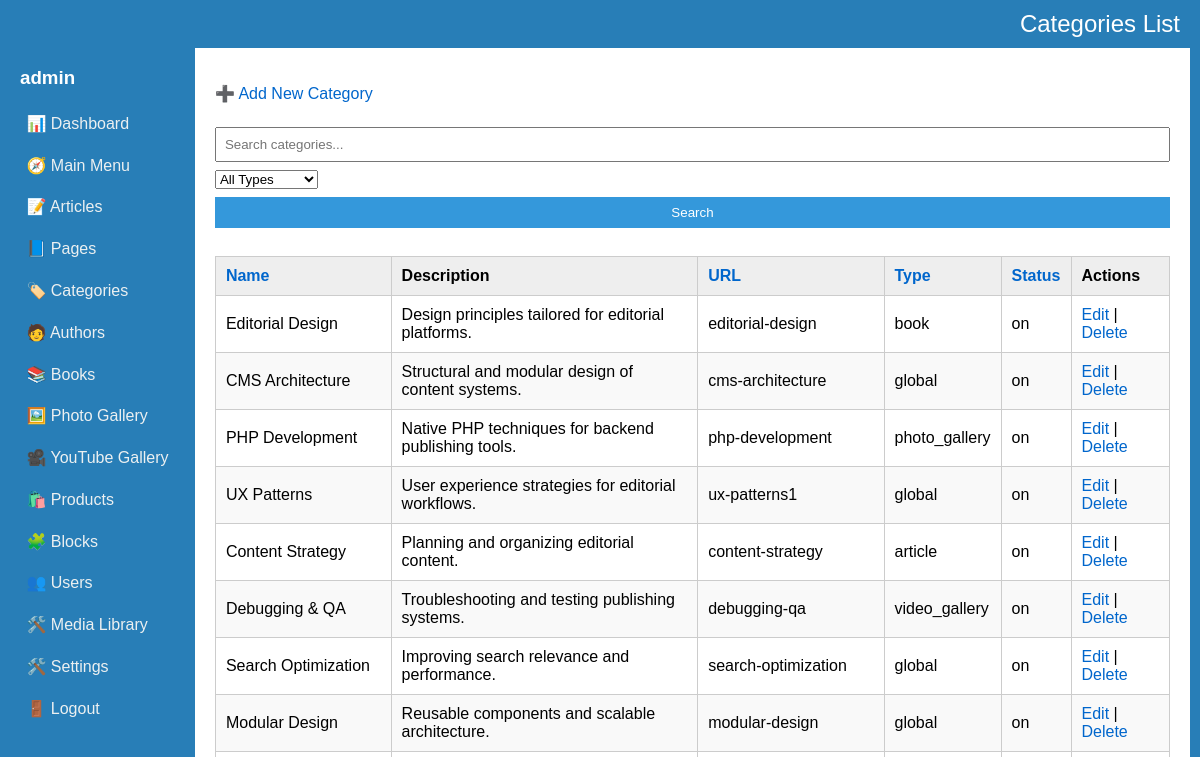
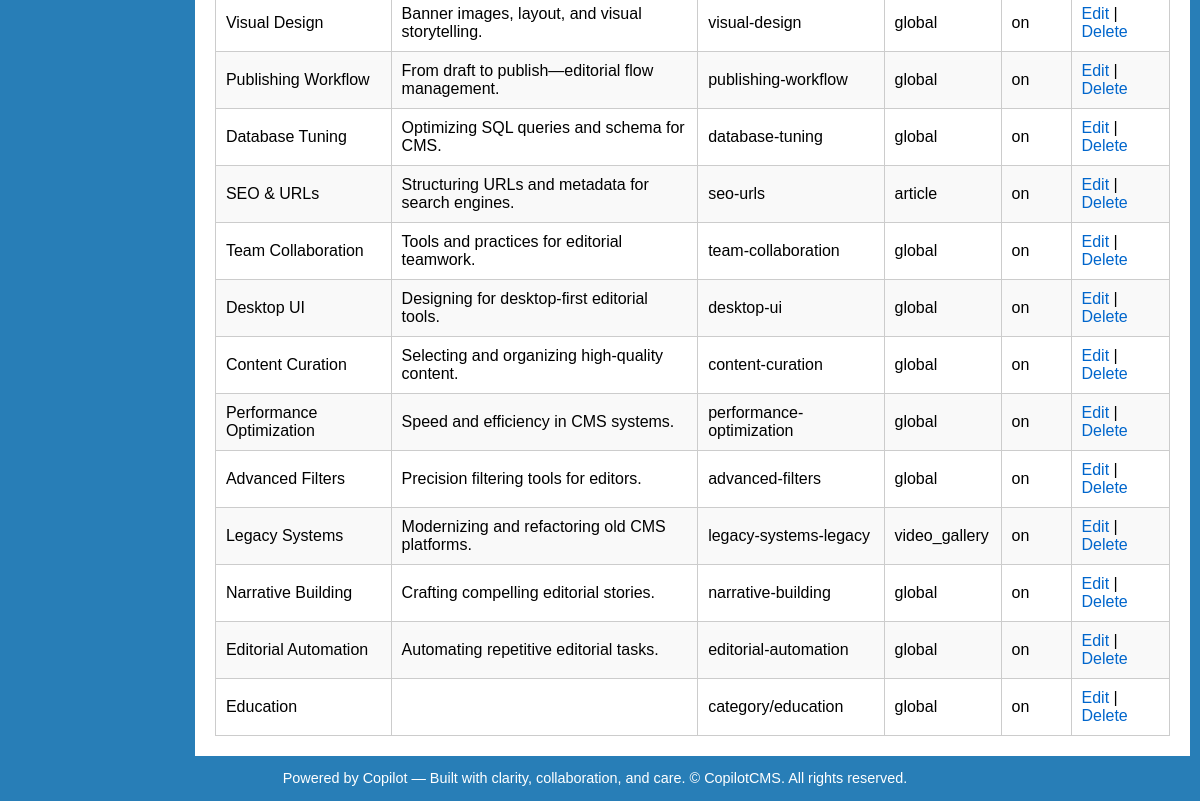
/admin/categories/list.php (signed in), run on an earlier commit of the app's database (2 pictures, top to bottom).
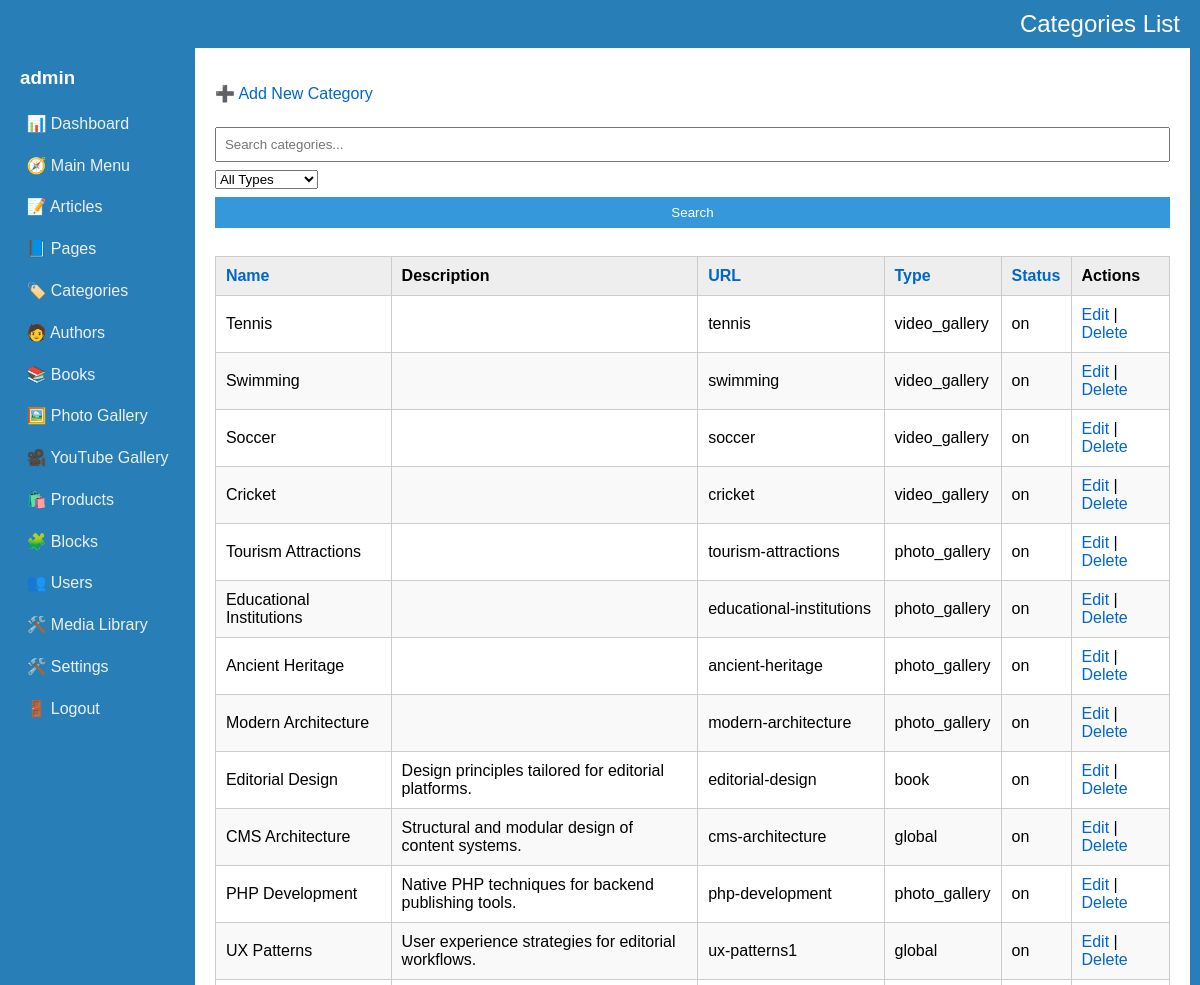
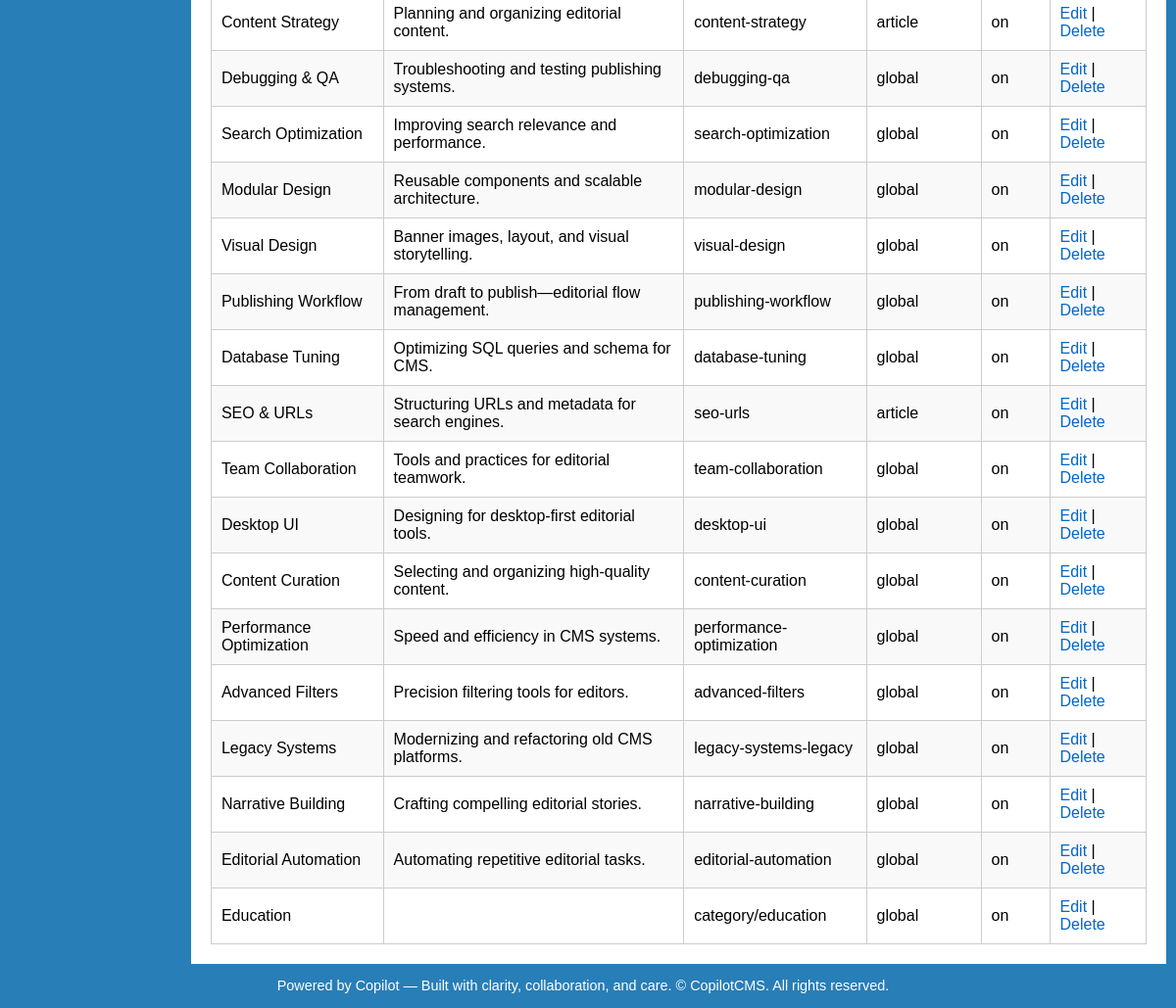
And on a later commit of the database (2 pictures, top to bottom).
### tables this page shows
CREATE TABLE IF NOT EXISTS `categories` (
  `key_categories` int(10) UNSIGNED NOT NULL AUTO_INCREMENT,
  `key_media_banner` int(10) UNSIGNED NOT NULL DEFAULT '0',
  `name` varchar(200) NOT NULL DEFAULT '',
  `description` varchar(1000) NOT NULL DEFAULT '',
  `url` varchar(200) NOT NULL DEFAULT '',
  `sort` smallint(6) NOT NULL DEFAULT '0',
  `status` varchar(3) NOT NULL DEFAULT '',
  `entry_date_time` timestamp NOT NULL DEFAULT CURRENT_TIMESTAMP,
  `category_type` enum('article','book','photo_gallery','video_gallery','global') NOT NULL DEFAULT 'global',
  PRIMARY KEY (`key_categories`)
);

### admin/categories/list.php (the view, shortened to what this page needs)
<?php
include '../db.php';
include '../layout.php';
?>
<p><a href="#" onclick="openModal()">➕ Add New Category</a></p>
<form method="get">
	<input type="text" name="q" placeholder="Search categories..." value="<?= htmlspecialchars($_GET['q'] ?? '') ?>">
	<select name="type" onchange="this.form.submit()">
		<option value="">All Types</option>
	</select>
	<input type="submit" value="Search">
</form>
<table>
  <thead>
    <tr>
      <th><?= sortLink('Name', 'name', $_GET['sort'] ?? '', $_GET['dir'] ?? '') ?></th>
      <th>Description</th>
      <th><?= sortLink('URL', 'url', $_GET['sort'] ?? '', $_GET['dir'] ?? '') ?></th>
	  <th><?= sortLink('Type', 'category_type', $_GET['sort'] ?? '', $_GET['dir'] ?? '') ?></th>
      <th><?= sortLink('Status', 'status', $_GET['sort'] ?? '', $_GET['dir'] ?? '') ?></th>
      <th>Actions</th>
    </tr>
  </thead>
  <tbody>
    <?php
	$sort = $_GET['sort'] ?? 'entry_date_time';
	$dir = $_GET['dir'] ?? 'desc';
	$allowedSorts = ['name', 'url', 'status', 'category_type'];
	if (!in_array($sort, $allowedSorts)) $sort = 'entry_date_time';
	$sql = "SELECT * FROM categories";
	$sql .= " ORDER BY $sort $dir";
    $result = $conn->query($sql);
    while ($row = $result->fetch_assoc()) {
      echo "<tr>
        <td>{$row['name']}</td>
        <td>{$row['description']}</td>
        <td>{$row['url']}</td>
		<td>{$row['category_type']}</td>
        <td>{$row['status']}</td>
        <td>
          <a href='#' onclick='editItem({$row['key_categories']}, \"get_category.php\", [\"name\",\"description\",\"url\",\"sort\",\"status\"]); return false;'>Edit</a> |
          <a href='delete.php?id={$row['key_categories']}' onclick='return confirm(\"Delete this category?\")'>Delete</a>
        </td>
      </tr>";
    }
    ?>
  </tbody>
</table>

What changed in the data, as far as the page shows it:
added categories: name "Tennis", url "tennis", category_type "video_gallery", status "on"
added categories: name "Swimming", url "swimming", category_type "video_gallery", status "on"
added categories: name "Soccer", url "soccer", category_type "video_gallery", status "on"
added categories: name "Cricket", url "cricket", category_type "video_gallery", status "on"
added categories: name "Tourism Attractions", url "tourism-attractions", category_type "photo_gallery", status "on"
added categories: name "Educational Institutions", url "educational-institutions", category_type "photo_gallery", status "on"
added categories: name "Ancient Heritage", url "ancient-heritage", category_type "photo_gallery", status "on"
added categories: name "Modern Architecture", url "modern-architecture", category_type "photo_gallery", status "on"
changed categories "Debugging & QA": category_type "video_gallery" → "global"
changed categories "Legacy Systems": category_type "video_gallery" → "global"
